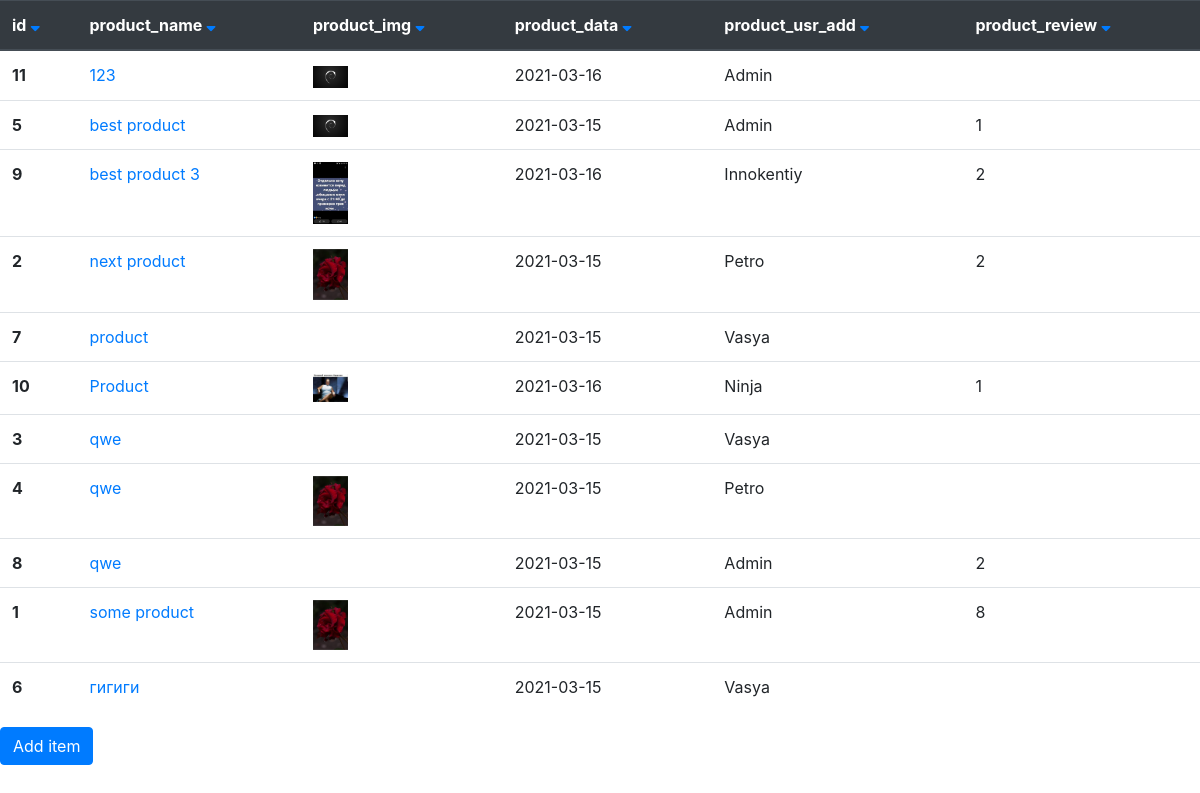
Page /?sort=product_name on the committed database.
### tables this page shows
CREATE TABLE `product` (
  `id` int(11) NOT NULL,
  `product_name` varchar(255) DEFAULT NULL,
  `product_img` text DEFAULT NULL,
  `product_data` date DEFAULT NULL,
  `product_usr_add` varchar(255) DEFAULT NULL,
  `product_review` int(11) DEFAULT NULL,
  `product_midprice` varchar(255) DEFAULT NULL
);

CREATE TABLE `users` (
  `id` int(11) NOT NULL,
  `user_name` varchar(255) NOT NULL
);

### db.php (called while the page is built, shortened)
<?php
class DB
{
    static private $db;
    protected static $instance = null;
    public function __construct(){
        if (self::$instance === null){
            try {
                self::$db = new PDO(
                    'mysql:host='.self::DB_HOST.';dbname='.self::DB_NAME,
                    self::DB_USER,
                    self::DB_PASSWORD,
                    $options = [
                        PDO::ATTR_ERRMODE => PDO::ERRMODE_EXCEPTION,
                        PDO::ATTR_DEFAULT_FETCH_MODE => PDO::FETCH_ASSOC,
                        PDO::MYSQL_ATTR_INIT_COMMAND => "SET NAMES ".self::CHARSET
                    ]
                );
            } catch (PDOException $e) {
                throw new Exception ($e->getMessage());
            }
        }
        return self::$instance;
    }
    public static function query($stmt)  {
        return self::$db->query($stmt);
    }
    public static function run($query, $args = [])  {
        try{
            if (!$args) {
                return self::query($query);
            }
            $stmt = self::prepare($query);
            $stmt->execute($args);
            return $stmt;
        } catch (PDOException $e) {
            throw new Exception($e->getMessage());
        }
    }
    public static function getRows($query, $args = [])  {
        return self::run($query, $args)->fetchAll();
    }
}

### dbPrj.php (called while the page is built, shortened)
<?php
include_once ('db.php');
class dbPrj {
    public function  getAllProducts(){
        $db = new DB;
        $sql = "SELECT * FROM product";
        switch ($_GET['sort']) {
            case 'product_name':
                $sql = $sql . " ORDER BY product_name";
                break;
        }
        return $res = $db::getRows($sql);
    }
    public function getAllUsers() {
        $db = new DB;
        $sql = "SELECT * FROM users";
        $resUsr = $db::getRows($sql);
        $data = [];
        foreach ($resUsr as $usr) {
            $data[$usr['id']] = $usr;
        }
        return $data;
    }
}

### index.php (the view, shortened to what this page needs)
<!doctype html>
<html lang="en">
<head>
    <link rel="stylesheet" href="/css/bootstrap.min.css">
    <link rel="stylesheet" href="/css/style.css">
    <link rel="stylesheet" href="https://use.fontawesome.com/releases/v5.7.0/css/all.css">
</head>
<body>
<?php
    include_once ('dbPrj.php');
    $res = (new dbPrj())->getAllProducts();
    $dataUsrs = (new dbPrj())->getAllUsers();
?>
<table class="table">
    <thead class="thead-dark">
        <tr>
            <th>id <a href="?sort=sort_id"><i class="fas fa-sort-down"></i></a></th>
            <th>product_name <a href="?sort=product_name"><i class="fas fa-sort-down"></i></a></th>
            <th>product_img <a href="?sort=product_img"><i class="fas fa-sort-down"></i></a></th>
            <th>product_data <a href="?sort=product_data"><i class="fas fa-sort-down"></i></a> </th>
            <th>product_usr_add <a href="?sort=product_usr_add"><i class="fas fa-sort-down"></i></a></th>
            <th>product_review <a href="?sort=product_review"><i class="fas fa-sort-down"></i></a></th>
        </tr>
    </thead>
    <tbody>
    <?php
    foreach ($res as $item):
    ?>
        <tr>
            <th scope="row"><?= $item['id']?></th>
            <td>
                <a href="product.php?product_id=<?=$item['id']?>">
                    <?=$item['product_name']?>
                </a>
            </td>
            <td>
                <?php if ($item['product_img']) :?>
                    <img class="tab-img" src="<?=$item['product_img']?>" alt="...">
                <?php endif; ?>
            </td>
            <td><?=$item['product_data']?></td>
            <td><?=$dataUsrs[$item['product_usr_add']]['user_name']?></td>
            <td><?=$item['product_review']?></td>
        </tr>
    <?php
    endforeach;
    ?>
    </tbody>
</table>
<a href="addProduct.php" type="button" class="btn btn-primary">Add item</a>
</body>
</html>

### css/style.css (style rules this page uses)
body { max-width: 1440px; margin: 0 auto; }
.tab-img { max-width: 35px; }

### rows in the picture
product: id "11", product_name "123", product_img (picture), product_data "2021-03-16", product_usr_add.user_name "Admin"
product: id "5", product_name "best product", product_img (picture), product_data "2021-03-15", product_usr_add.user_name "Admin", product_review "1"
product: id "9", product_name "best product 3", product_img (picture), product_data "2021-03-16", product_usr_add.user_name "Innokentiy", product_review "2"
product: id "2", product_name "next product", product_img (picture), product_data "2021-03-15", product_usr_add.user_name "Petro", product_review "2"
product: id "7", product_name "product", product_data "2021-03-15", product_usr_add.user_name "Vasya"
product: id "10", product_name "Product", product_img (picture), product_data "2021-03-16", product_usr_add.user_name "Ninja", product_review "1"
product: id "3", product_name "qwe", product_data "2021-03-15", product_usr_add.user_name "Vasya"
product: id "4", product_name "qwe", product_img (picture), product_data "2021-03-15", product_usr_add.user_name "Petro"
product: id "8", product_name "qwe", product_data "2021-03-15", product_usr_add.user_name "Admin", product_review "2"
product: id "1", product_name "some product", product_img (picture), product_data "2021-03-15", product_usr_add.user_name "Admin", product_review "8"
product: id "6", product_name "гигиги", product_data "2021-03-15", product_usr_add.user_name "Vasya"
